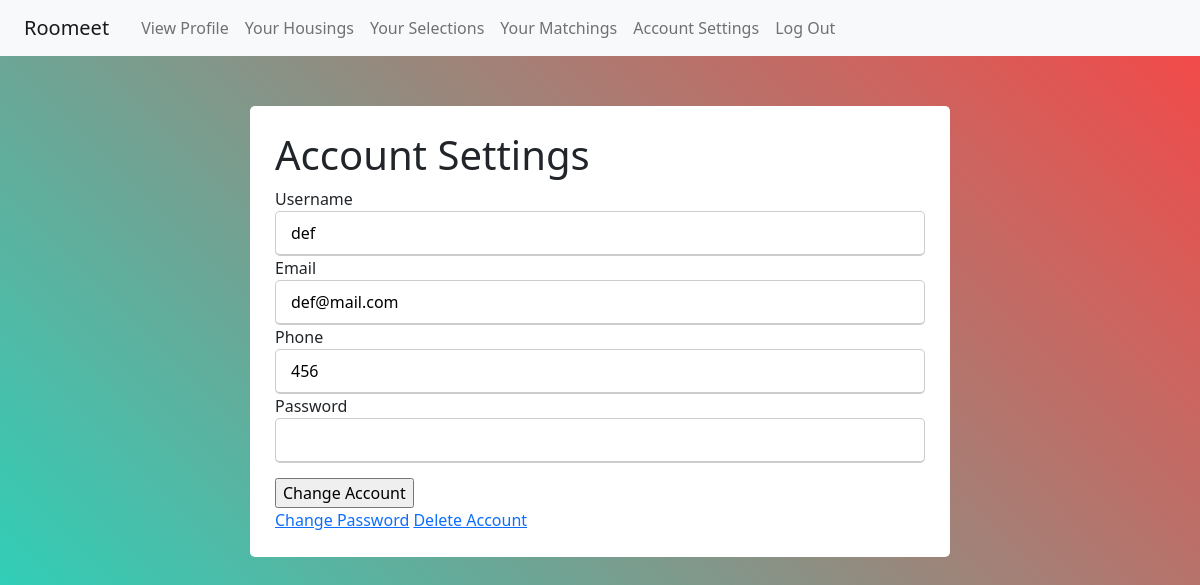
The page /auth/changeaccount (signed in) on the database its author committed.
### tables this page shows
CREATE TABLE user (
  id INTEGER PRIMARY KEY AUTOINCREMENT,
  username TEXT UNIQUE NOT NULL,
  email TEXT UNIQUE NOT NULL, 
  phone TEXT UNIQUE NOT NULL, 
  password TEXT NOT NULL,
  verified INTEGER DEFAULT 0
);

### flaskr/auth.py (the view, shortened to what this page needs)
@bp.route('/changeaccount', methods=('GET', 'POST'))
def change_account():
    user_id = session.get('user_id')
    db = get_db()
    error = None
    user = db.execute(
            'SELECT * FROM user WHERE id = ?', (user_id,)
    ).fetchone()
    return render_template('auth/changeaccount.html')

### flaskr/auth.py (called while the page is built)
@bp.before_app_request
def load_logged_in_user():
    user_id = session.get('user_id')
    if user_id is None:
        g.user = None
    else:
        g.user = get_db().execute(
            'SELECT * FROM user WHERE id = ?', (user_id,)
        ).fetchone()

### flaskr/db.py (called while the page is built)
def get_db():
    if 'db' not in g:
        g.db = sqlite3.connect(
            current_app.config['DATABASE'],
            detect_types=sqlite3.PARSE_DECLTYPES
        )
        g.db.row_factory = sqlite3.Row
    return g.db

### flaskr/templates/auth/changeaccount.html (shortened to what this page needs)
{% extends 'base.html' %}
{% block content %}
  <form method="post">
    <div class="boxed">
      <div class="container">
        <div class= "user-details">
          <div class = "input-box">
            <h1>Account Settings</h1>
            <label for="username">Username</label>
            <input name="username" id="username" value="{{g.user['username']}}">
            <label for="email">Email</label>
            <input type="email" name="email" id="email" value="{{g.user['email']}}">
            <label for="phone">Phone</label>
            <input type="tel" name="phone" id="phone" value="{{g.user['phone']}}">
            <label for="password">Password</label>
            <input type="password" name="password" id="password" required>
          </div>
          <input type="submit" value="Change Account">
        <div>
  </form>
  <a href="{{ url_for('auth.change_password') }}">Change Password</a>
  <a href="{{ url_for('auth.delete_account') }}">Delete Account</a>
{% endblock %}

### flaskr/static/main.css (style rules this page uses)
.boxed { margin-top: 50px; display: flex; justify-content: center; align-items: center; }
.boxed .container { max-width: 700px; width: 100%; background: #fff; padding: 25px; border-radius: 5px; }
form .user-details .input-box { margin-bottom: 15px; }
.user-details .input-box input { height: 45px; width: 100%; outline: none; border-radius: 5px; border: 1px solid #ccc; padding-left: 15px; font-size: 16px; border-bottom-width: 2px; transition: all 0.3s ease; }

### rows shown on the page
user: username "def", email "def@mail.com", phone "456"
